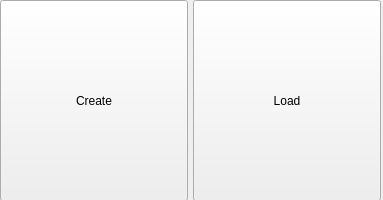
<?xml version="1.0" encoding="UTF-8"?>
<ui version="4.0">
 <class>MainWindow</class>
 <widget class="QMainWindow" name="MainWindow">
  <property name="geometry">
   <rect>
    <x>0</x>
    <y>0</y>
    <width>383</width>
    <height>200</height>
   </rect>
  </property>
  <property name="windowTitle">
   <string>MainWindow</string>
  </property>
  <widget class="QWidget" name="centralwidget">
   <widget class="QWidget" name="horizontalLayoutWidget">
    <property name="geometry">
     <rect>
      <x>0</x>
      <y>0</y>
      <width>381</width>
      <height>201</height>
     </rect>
    </property>
    <layout class="QHBoxLayout" name="horizontalLayout">
     <property name="spacing">
      <number>5</number>
     </property>
     <item>
      <widget class="QPushButton" name="create_table_button">
       <property name="sizePolicy">
        <sizepolicy hsizetype="Expanding" vsizetype="Expanding">
         <horstretch>0</horstretch>
         <verstretch>0</verstretch>
        </sizepolicy>
       </property>
       <property name="text">
        <string>Create</string>
       </property>
      </widget>
     </item>
     <item>
      <widget class="QPushButton" name="load_table_button">
       <property name="sizePolicy">
        <sizepolicy hsizetype="Expanding" vsizetype="Expanding">
         <horstretch>0</horstretch>
         <verstretch>0</verstretch>
        </sizepolicy>
       </property>
       <property name="text">
        <string>Load</string>
       </property>
      </widget>
     </item>
    </layout>
   </widget>
  </widget>
 </widget>
 <resources/>
 <connections/>
</ui>
